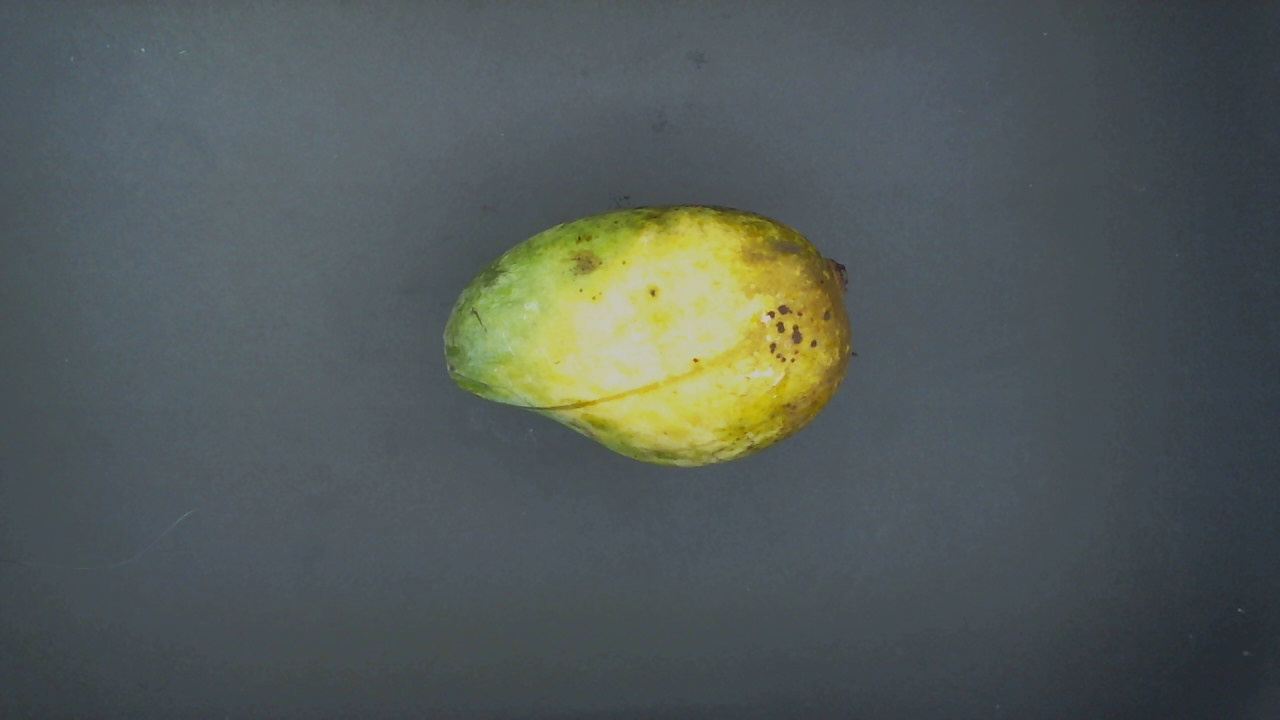
#> input picture images/DTOP/D-13T.jpg, 1280 x 720 px, found by its file name
$ python manualedgesegmentation.py
#> lines starting #> are read from the running program, lines starting #| are printed output that depends on the picture; after the words box and inside, x2 and y2 are one past the last pixel; in counts of white or black regions, pixels touching at a corner belong together

import cv2
from skimage.filters import median
from skimage.morphology import disk
import matplotlib.pyplot as plt
from skimage.transform import resize
import numpy as np
from scipy import ndimage
from PIL import Image
import os


inPath = "C:\\Users\\sfwn9\\PycharmProjects\\FYP1\\images\\DTOP"
outPath = "C:\\Users\\sfwn9\\PycharmProjects\\FYP1\\segmented"

imagePath = 'D-13T.jpg'
inputPath = os.path.join(inPath, imagePath)

#Read image, cvt from colored to gray, and perform blur
src = cv2.imread(inputPath)
#> src is the input picture: shape (720, 1280, 3); mean B, G, R 88.8, 90.6, 82.5
img = cv2.cvtColor(src, cv2.COLOR_BGR2GRAY)
img_blur = median(img,disk(2))

#Perform Canny Edge detection
t = 9
detected_edges = cv2.Canny(img_blur,t,t*3,3)
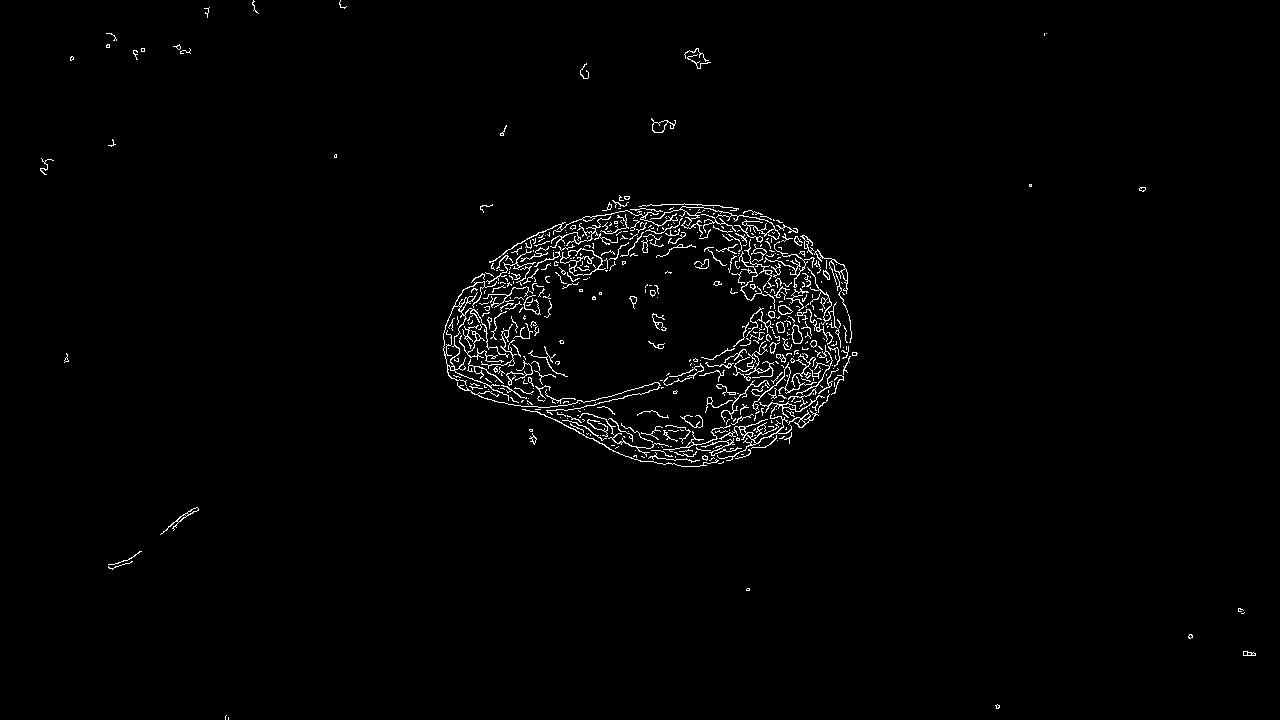
#> detected_edges: shape (720, 1280); 1.6% white in thin lines or dots


#Dilate the edges
kernel1 = np.ones((4,4),np.uint8)
kernel2 = np.ones((1,1),np.uint8)
erosion = cv2.erode(detected_edges,kernel2,iterations = 1)
closing = cv2.morphologyEx(detected_edges, cv2.MORPH_CLOSE, kernel2)
mask_dilate = cv2.dilate(closing,kernel1,iterations=1)
#> mask_dilate: shape (720, 1280); 6% white; 42 white regions, largest, box (x1, y1, x2, y2) and area: (442, 194, 860, 469) 50438, (683, 47, 713, 71) 405, (159, 506, 201, 537) 381


#Create Mask
mask = mask_dilate != 0
#> mask: shape (720, 1280) bool; 6% white; 42 white regions
dst = src * (mask[:,:,None].astype(src.dtype))
gray = cv2.cvtColor(dst,cv2.COLOR_BGR2GRAY)
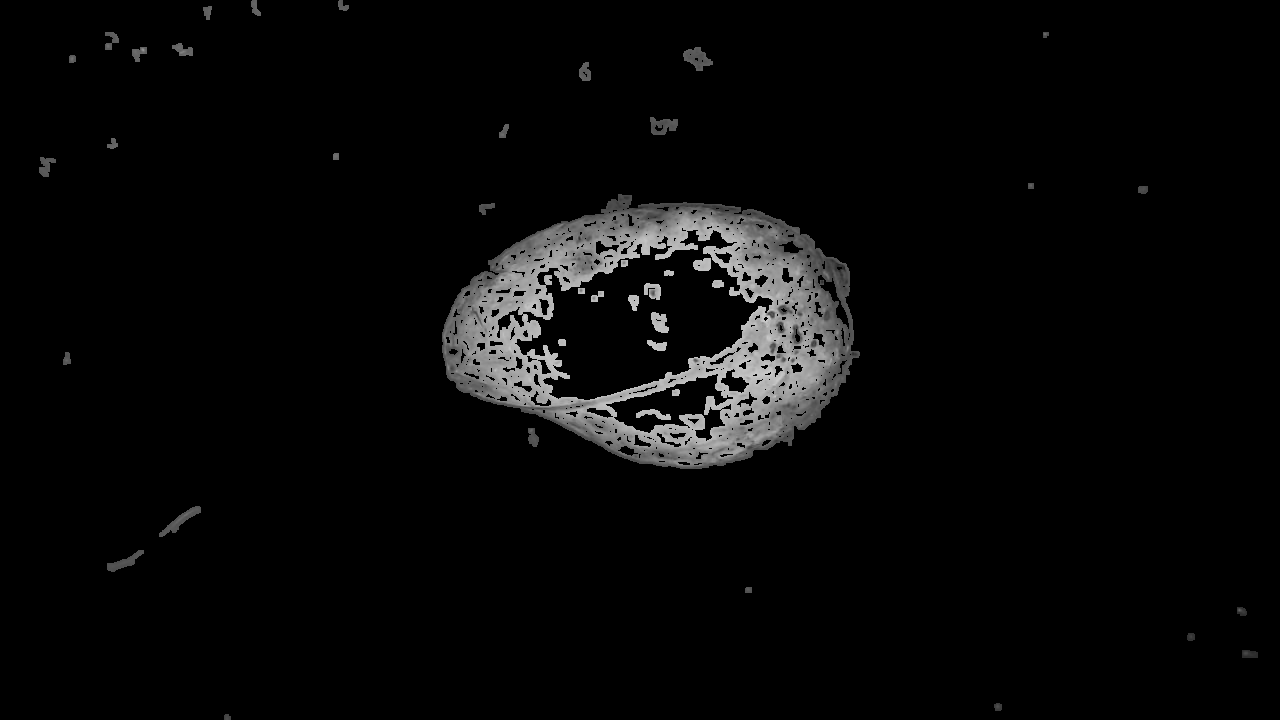
#> gray: shape (720, 1280); min 0, max 207, mean 8.2
contours = cv2.findContours(gray, cv2.RETR_EXTERNAL, cv2.CHAIN_APPROX_SIMPLE)
#> contours = 29 contours; largest, box (x1, y1, x2, y2) and area: (442, 194, 860, 469) 83122, (683, 47, 713, 71) 372, (159, 506, 201, 537) 331, (650, 117, 678, 135) 318, (107, 550, 144, 572) 256
contours = contours[0] if len(contours) == 2 else contours[1]
big_contour = max(contours, key=cv2.contourArea)
#> big_contour = contour of 534 points, box (x1, y1, x2, y2) (442, 194, 860, 469), area 83122
result = np.zeros_like(img)
cv2.drawContours(result, [big_contour], 0, (255,255,255), cv2.FILLED)
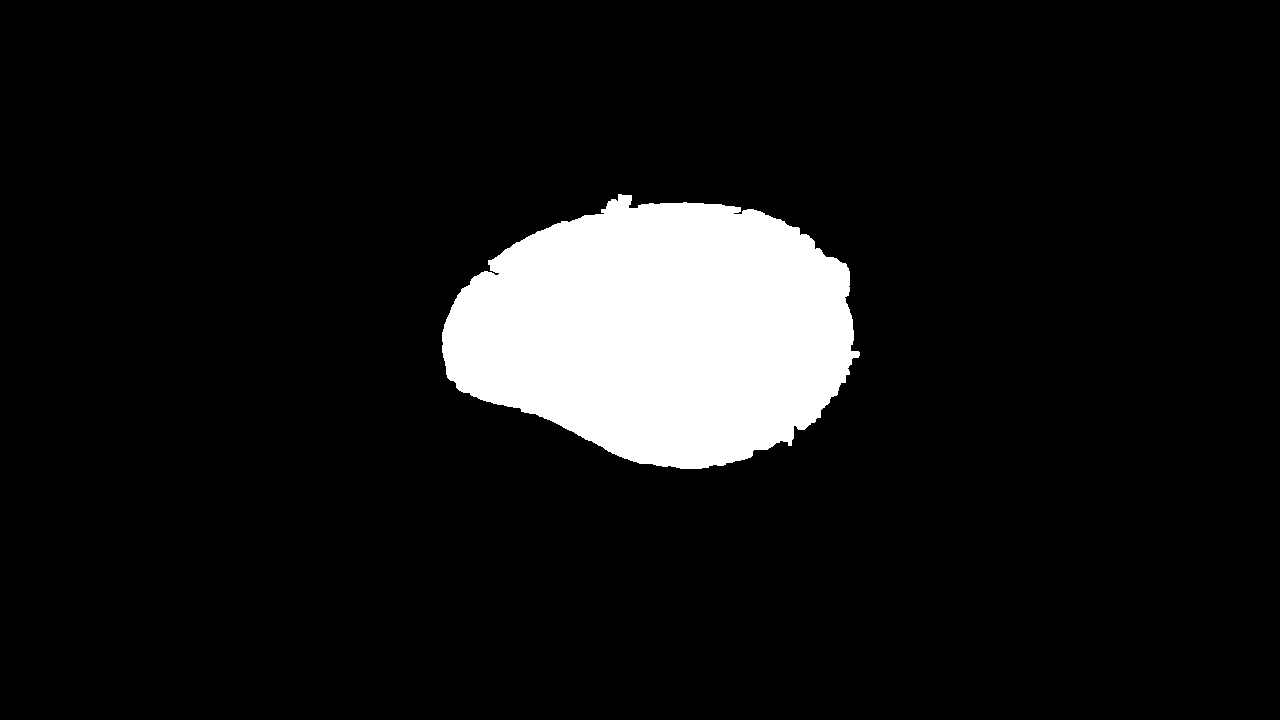
#> result: shape (720, 1280); 9.1% white; 1 white region, box (x1, y1, x2, y2) and area: (442, 194, 860, 469) 83713

fullOutPath = os.path.join(outPath, 'segmented_' + imagePath)

cv2.imwrite(fullOutPath, cv2.bitwise_and(result, img))
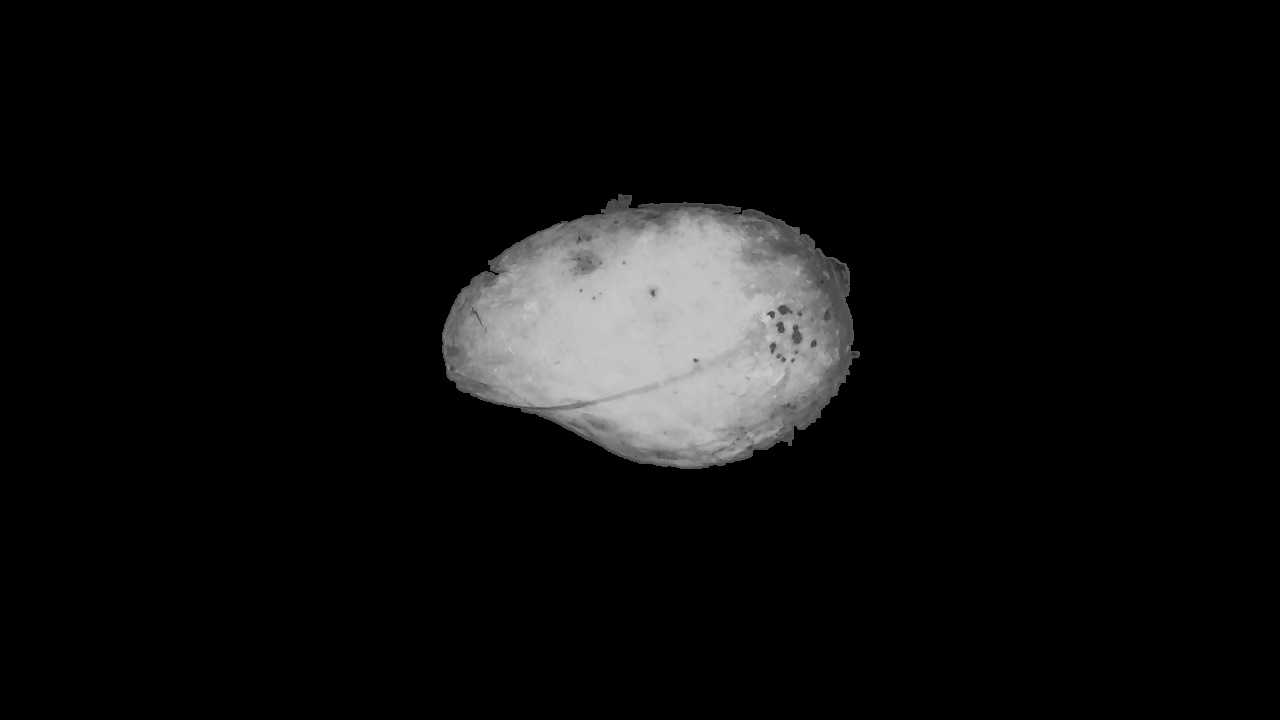
#> saved as segmented_D-13T.jpg: shape (720, 1280); min 0, max 207, mean 14.2


cv2.imshow("Source",img)
cv2.imshow("Filled",result)
cv2.imshow("Detected",detected_edges)
cv2.imshow("Eroded",erosion)
cv2.imshow("Dilate",mask_dilate)
cv2.imshow("Closing",closing)
"""

cv2.imshow("Image",src)
cv2.imshow("Blur",img_blur)
cv2.imshow("Edge Detection",dst)
cv2.imshow("Eroded",mask_dilate)
"""
#Applied Masking
cv2.imshow("Segmented Mango",cv2.bitwise_and(result,img))
cv2.waitKey(0)
cv2.destroyAllWindows()
